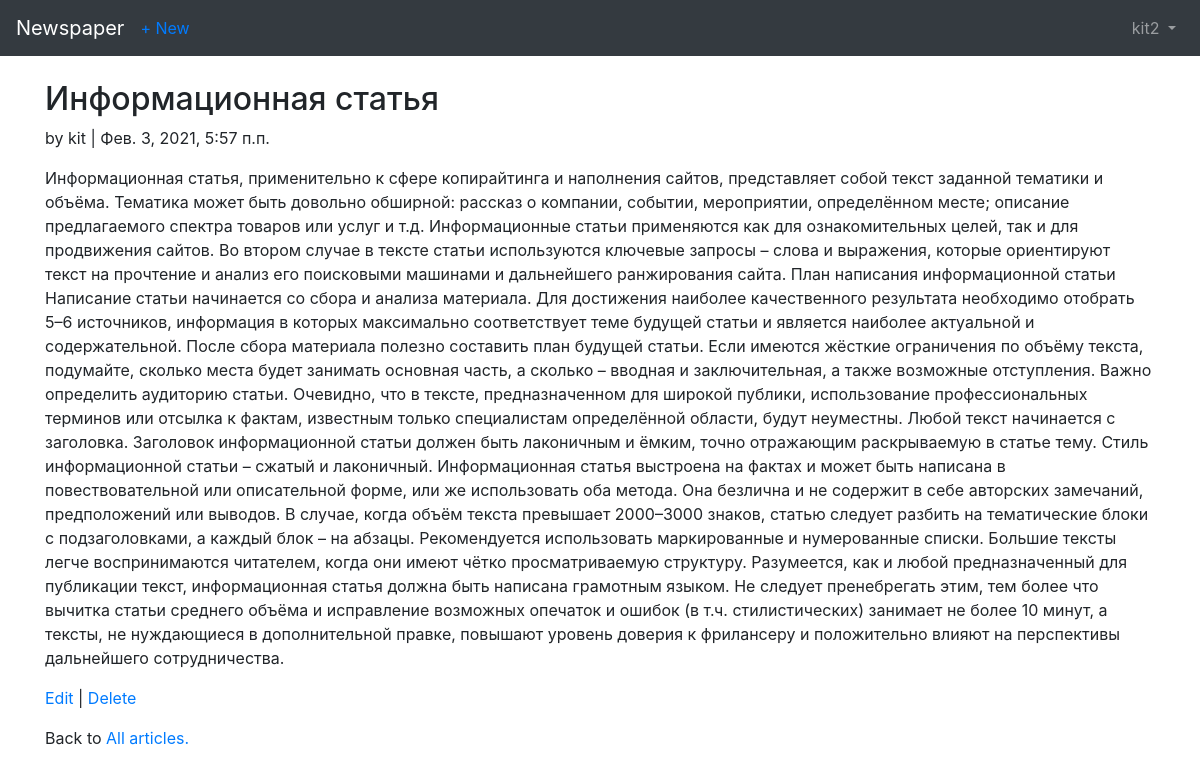
The app's page /articles/3 (signed in) with its own data.
### users/models.py (models this page shows)
class CustomUser(AbstractUser):
    age = models.PositiveIntegerField(default=0)

### articles/models.py (models this page shows, shortened)
class Article(models.Model):
    title = models.CharField(max_length=255)
    body = models.TextField()
    date = models.DateTimeField(auto_now_add=True)
    author = models.ForeignKey(
        settings.AUTH_USER_MODEL,
        on_delete=models.CASCADE
    )

### articles/views.py (the view)
class ArticleDetailView(LoginRequiredMixin, DetailView):
    model = models.Article
    template_name = 'article_detail.html'
    login_url = 'login'

### templates/article_detail.html
{% extends 'base.html' %}
{% block content %}
  <div class="article-entry">
    <h2>{{ object.title }}</h2>
    <p>by {{ object.author }} | {{ object.date }}</p>
    <p>{{ object.body }}</p>
  </div>
  <p>
    <a href="{% url 'article_edit' article.pk %}">Edit</a> |
    <a href="{% url 'article_delete' article.pk %}">Delete</a>
  </p>
  <p>Back to
    <a href="{% url 'article_list' %}">All articles.</a>
  </p>
{% endblock %}

### templates/base.html (shortened to what this page needs)
<!doctype html>
<html lang="en">
  <head>
    <link rel="stylesheet" href="https://cdn.jsdelivr.net/npm/bootstrap@4.6.0/dist/css/bootstrap.min.css">
  </head>
  <body>
    <nav class="navbar navbar-expand-lg navbar-dark bg-dark mb-4">
      <a class="navbar-brand" href="{% url 'home' %}">Newspaper</a>
      {% if user.is_authenticated %}
        <ul class="navbar-nav mr-auto">
          <li class="nav-item">
            <a href="{% url 'article_new' %}">+ New</a>
          </li>
        </ul>
      {% endif %}
      <div class="collapse navbar-collapse" id="navbarSupportedContent">
        {% if user.is_authenticated %}
          <ul class="navbar-nav ml-auto">
            <li class="nav-item dropdown">
              <a class="nav-link dropdown-toggle" href="#" id="navbarDropdown" role="button"
              data-toggle="dropdown" aria-haspopup="true" aria-expanded="false">
                {{ user.username }}
              </a>
            </li>
          </ul>
        {% else %}
        <form class="form-inline ml-auto">
          <a class="btn btn-outline-secondary" href="{% url 'login' %}">Log in</a>
          <a class="btn btn-outline-primary ml-2" href="{% url 'signup' %}">Sign up</a>
        </form>
        {% endif %}
      </div>
    </nav>
    <div class="container">
      {% block content %}
      {% endblock %}
    </div>
  </body>
</html>

### records on screen
CustomUser: username "kit2"
Article: title "Информационная статья", author "kit", date "Фев. 3, 2021, 5:57 п.п.", body "Информационная статья, применительно к сфере копирайтинга и наполнения сайтов, представляет собой текст заданной тематики и объёма. Тематика может быть довольно обширной: рассказ о компании, событии, мероприятии, определённом месте; описание предлагаемого спектра товаров или услуг и т.д. Информационные статьи применяются как для ознакомительных целей, так и для продвижения сайтов. Во втором случае в тексте статьи используются ключевые запросы – слова и выражения, которые ориентируют текст на прочтение и анализ его поисковыми машинами и дальнейшего ранжирования сайта. План написания информационной статьи Написание статьи начинается со сбора и анализа материала. Для достижения наиболее…"
